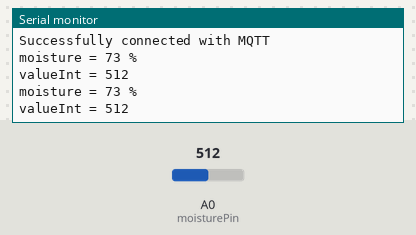
A sketch run on a simulated ESP8266 (NodeMCU). Shown: the last lines printed to the serial monitor. Inputs (shaded band) come from the test bench; at power-on: A0 (moisturePin) = 512. WiFi joins after 1.5 s; servers stay silent unless stated; no MQTT or app messages arrive unless stated.

Above: at 2.7 s.
2.8 s: A0 (moisturePin) set to 716
At 4.0 s:
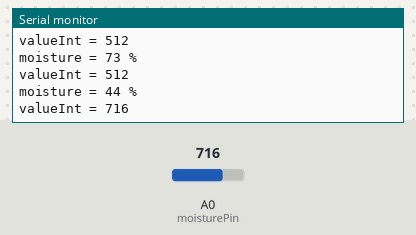
4.3 s: A0 (moisturePin) set to 900
At 5.0 s:
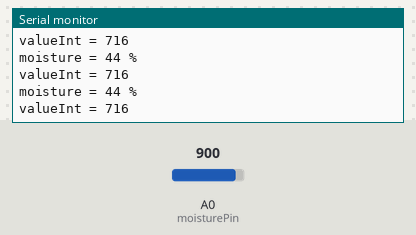
Timing chart, 0 to 7.3 s (numbered marks = the images above; inputs shaded):
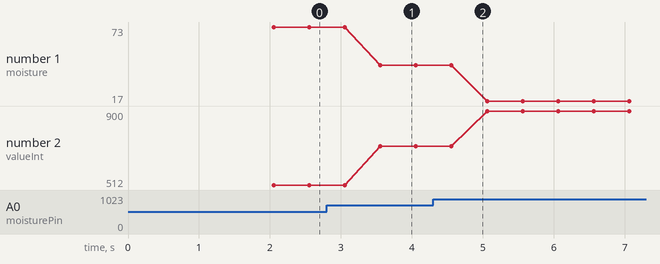

The sketch:

moistureSensor.ino
```cpp
#include <SPI.h>
#include <ESP8266WiFi.h>
#include <PubSubClient.h>

const char* ssid     = "Clapyourhands";
const char* password = "1212312121";
int moisturePin = A0;

char MQTT_SERVER[]="broker.mqttdashboard.com";
char* outTopic = "plantbuddy/moisture";
char* clientId = "clientId-moistureSensor";
char* user = "plantbuddy";
char* pass = "taenshiki";
byte mac[] = { 0x5E, 0x52, 0xDE, 0xE0, 0xFE, 0xE0 };

WiFiClient wifiClient;
PubSubClient client(MQTT_SERVER, 1883, NULL, wifiClient);

void setup()
{
    Serial.begin(9600);
    Serial.println("Net begin");
    Serial.print("Connecting to ");
    Serial.println(ssid);
    WiFi.begin(ssid, password);
    pinMode(A0, INPUT);

    while (WiFi.status() != WL_CONNECTED)   {
      delay(500);
      Serial.print(".");
    }
    Serial.println("");
    Serial.println("WiFi connected");
    Serial.println("IP address: ");
    Serial.println(WiFi.localIP());


    Serial.println("Net begin");
    if (client.connect(clientId,user,pass)) {
      Serial.println("Successfully connected with MQTT");
      //client.subscribe("OnOffLight"); // Subcription
    }else {
      Serial.println("cant connected with MQTT");
    }
}
void loop() {
  int valueInt = analogRead(moisturePin);
  char valueChar [4];
  int moisture = 0;
  moisture = map(valueInt, 320, 1023, 100, 0);
  sprintf(valueChar , "%d" , moisture);
  client.publish(outTopic, valueChar);
  delay(500);
  Serial.print("moisture = ");
  Serial.print(moisture);
  Serial.println(" %");
  Serial.print("valueInt = ");
  Serial.println(valueInt);
  client.loop();
}
```

Measured:
- after the input at 2.8 s, the serial monitor: prints a new line after 0.76 s (image 1)
- plotted number 1: 73 → 44 after the input at 2.8 s, 44 → 17 after the input at 4.3 s
- plotted number 2: 512 → 716 after the input at 2.8 s, 716 → 900 after the input at 4.3 s
